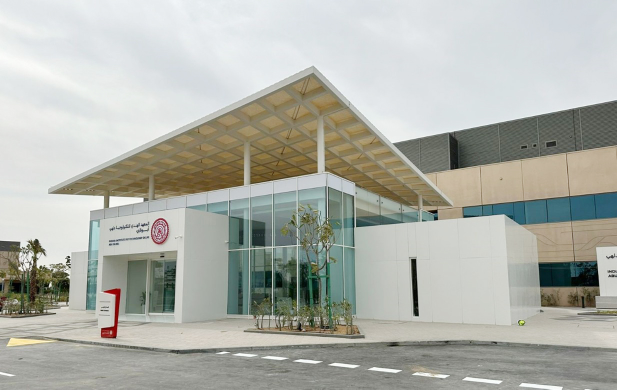
#> input picture image.png, 1234 x 779 px (shown at 1/2 size)
$ python -i preprocess.py   (imports and definitions only)
#> lines starting #> are read from the running program, lines starting #| are printed output that depends on the picture; after the words box and inside, x2 and y2 are one past the last pixel; in counts of white or black regions, pixels touching at a corner belong together
"""Image loading and edge detection for the ArtBot pipeline."""

import cv2
import numpy as np


def load_image(path: str) -> np.ndarray:
    """Load an image file and convert to grayscale."""
    img = cv2.imread(path)
    if img is None:
        raise FileNotFoundError(f"Could not load image: {path}")
    return cv2.cvtColor(img, cv2.COLOR_BGR2GRAY)


def detect_edges(
    gray: np.ndarray,
    mode: str = "auto",
    config: dict = None,
) -> np.ndarray:
    """
    Convert a grayscale image to a binary edge map.

    Modes
    -----
    auto   – heuristic pick between sketch and photo
    sketch – simple threshold (clean line art / ink drawings)
    photo  – XDoG sketch-style extraction (best for plotter output)
    """
    if config is None:
        config = {}

    proc = config.get("processing", {})

    if mode == "auto":
        mode = _detect_image_type(gray)
        print(f"       Auto-detected mode: {mode}")

    if mode == "sketch":
        binary = _process_sketch(gray, proc)
    else:
        binary = _process_photo(gray, proc)

    return binary


# ── Sketch mode ─────────────────────────────────────────────

def _process_sketch(gray: np.ndarray, proc: dict) -> np.ndarray:
    """Simple threshold for clean line art."""
    thresh_val = proc.get("threshold", 128)
    _, binary = cv2.threshold(gray, thresh_val, 255, cv2.THRESH_BINARY_INV)
    return binary


# ── Photo mode ──────────────────────────────────────────────

def _process_photo(gray: np.ndarray, proc: dict) -> np.ndarray:
    """
    Multi-stage pipeline for converting photographs to clean outlines.

    1. Downscale (reduces noise / fine texture dramatically)
    2. CLAHE contrast enhancement
    3. XDoG (Extended Difference of Gaussians) for sketch-like lines
    4. Morphological cleanup
    """
    # --- 0. Downscale to remove fine detail ---
    scale_factor = proc.get("downscale_factor", 0.5)
    h, w = gray.shape[:2]
    if scale_factor < 1.0:
        small = cv2.resize(
            gray, None, fx=scale_factor, fy=scale_factor,
            interpolation=cv2.INTER_AREA,
        )
    else:
        small = gray.copy()

    # --- 1. CLAHE contrast enhancement ---
    clahe_clip = proc.get("clahe_clip", 2.5)
    clahe_grid = proc.get("clahe_grid", 8)
    clahe = cv2.createCLAHE(
        clipLimit=clahe_clip,
        tileGridSize=(clahe_grid, clahe_grid),
    )
    enhanced = clahe.apply(small)

    # --- 2. XDoG for sketch-like line extraction ---
    binary = _xdog(
        enhanced,
        sigma=proc.get("xdog_sigma", 0.5),
        k=proc.get("xdog_k", 200),
        p=proc.get("xdog_p", 0.98),
        epsilon=proc.get("xdog_epsilon", -0.1),
        phi=proc.get("xdog_phi", 10.0),
    )

    # --- 3. Morphological cleanup ---
    close_k = proc.get("morph_close_kernel", 2)
    if close_k > 0:
        kernel = cv2.getStructuringElement(
            cv2.MORPH_RECT, (close_k, close_k),
        )
        binary = cv2.morphologyEx(binary, cv2.MORPH_CLOSE, kernel)

    # --- 4. Remove tiny noise blobs ---
    min_blob = proc.get("min_blob_area", 100)
    if min_blob > 0:
        binary = _remove_small_blobs(binary, min_blob)

    # --- 5. Scale back up to original size ---
    if scale_factor < 1.0:
        binary = cv2.resize(
            binary, (w, h), interpolation=cv2.INTER_NEAREST,
        )

    return binary


def _xdog(
    gray: np.ndarray,
    sigma: float = 0.5,
    k: float = 200,
    p: float = 0.98,
    epsilon: float = -0.1,
    phi: float = 10.0,
) -> np.ndarray:
    """
    Extended Difference of Gaussians (XDoG).

    Produces sketch-like line art from a grayscale image.
    Much better than Canny for plotter output because it captures
    structural edges and ignores fine texture.

    Parameters
    ----------
    sigma    : base Gaussian sigma (controls edge scale)
    k        : ratio between the two Gaussian sigmas (large = coarser)
    p        : blend factor (controls how much the wider blur subtracts)
    epsilon  : threshold for the soft step function
    phi      : sharpness of the soft threshold (higher = crisper lines)
    """
    img = gray.astype(np.float64) / 255.0

    # Two Gaussian blurs at different scales
    g1 = cv2.GaussianBlur(img, (0, 0), sigma)
    g2 = cv2.GaussianBlur(img, (0, 0), sigma * k)

    # DoG with asymmetric blend
    diff = g1 - p * g2

    # Soft threshold: produces clean black lines on white
    result = np.where(
        diff >= epsilon,
        1.0,
        1.0 + np.tanh(phi * (diff - epsilon)),
    )

    # Convert to binary (white edges on black background)
    result = (np.clip(result, 0, 1) * 255).astype(np.uint8)
    _, binary = cv2.threshold(result, 240, 255, cv2.THRESH_BINARY_INV)

    return binary


def _remove_small_blobs(binary: np.ndarray, min_area: int) -> np.ndarray:
    """Remove connected components smaller than min_area pixels."""
    n_labels, labels, stats, _ = cv2.connectedComponentsWithStats(
        binary, connectivity=8,
    )
    cleaned = np.zeros_like(binary)
    for i in range(1, n_labels):  # skip background (label 0)
        if stats[i, cv2.CC_STAT_AREA] >= min_area:
            cleaned[labels == i] = 255
    return cleaned


# ── Auto-detection ──────────────────────────────────────────

def _detect_image_type(gray: np.ndarray) -> str:
    """
    Heuristic: if 85%+ of pixels are near-white or near-black,
    it's likely a sketch/line-art image.
    """
    hist = cv2.calcHist([gray], [0], None, [256], [0, 256]).flatten()
    total = hist.sum()
    extreme = hist[:50].sum() + hist[200:].sum()
    ratio = extreme / total
    return "sketch" if ratio > 0.85 else "photo"

>>> import cv2
>>> picture = cv2.imread('../../image.png', cv2.IMREAD_GRAYSCALE)
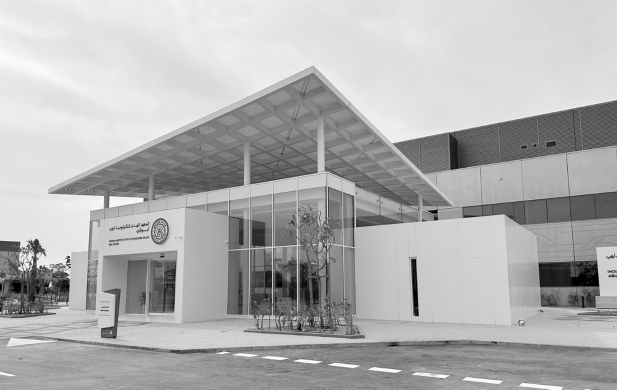
#> picture: shape (779, 1234) (shown at 1/2 size); min 0, max 255, mean 175.9
>>> result = detect_edges(picture)
#> in _detect_image_type, `hist = cv2.calcHist([gray], [0], None, [256], [0, 256]).flatten()`: hist = 256 values, max 26860 at index 224, min 0 at index 10, mean 3755
#> in _detect_image_type, `total = hist.sum()`: total = 961286
#> in _detect_image_type, `extreme = hist[:50].sum() + hist[200:].sum()`: extreme = 445112
#> in _detect_image_type, `ratio = extreme / total`: ratio = 0.463
#> in detect_edges, `mode = _detect_image_type(gray)`: mode = 'photo'
#|        Auto-detected mode: photo
#> in _xdog, `g2 = cv2.GaussianBlur(img, (0, 0), sigma * k)`:
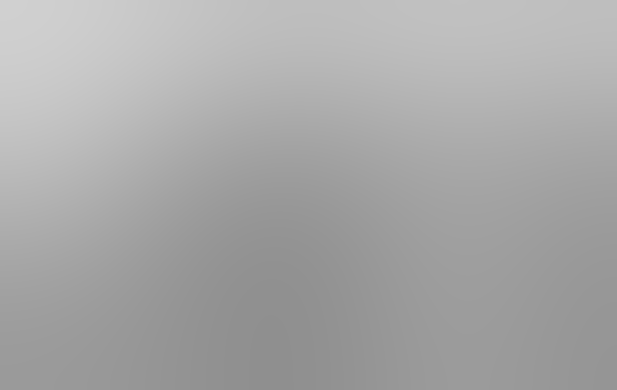
#> g2: shape (390, 617) float64; min 0.563, max 0.817, mean 0.66
#> in _xdog, `diff = g1 - p * g2`:
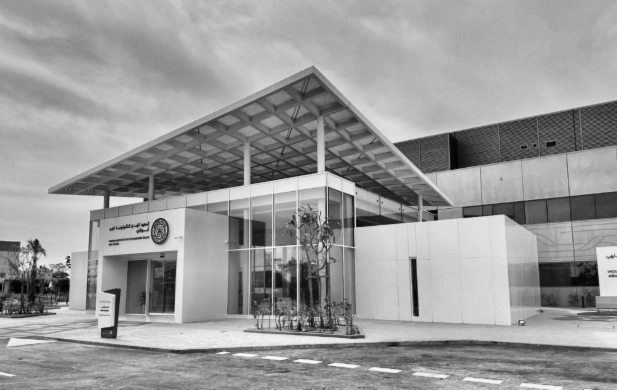
#> diff: shape (390, 617) float64; min -0.617, max 0.433, mean 0.0134; drawn with min black and max white
#> in _xdog, `result = np.where( diff >= epsilon, 1.0, 1.0 + np.tanh(phi * (diff - e..`:
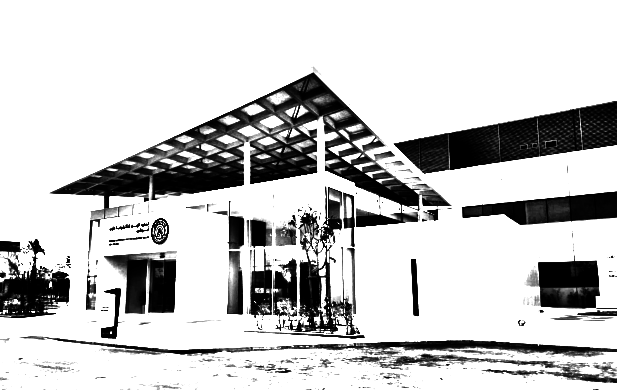
#> result: shape (390, 617) float64; min 6.43e-05, max 1, mean 0.791
#> in _xdog, `_, binary = cv2.threshold(result, 240, 255, cv2.THRESH_BINARY_INV)`:
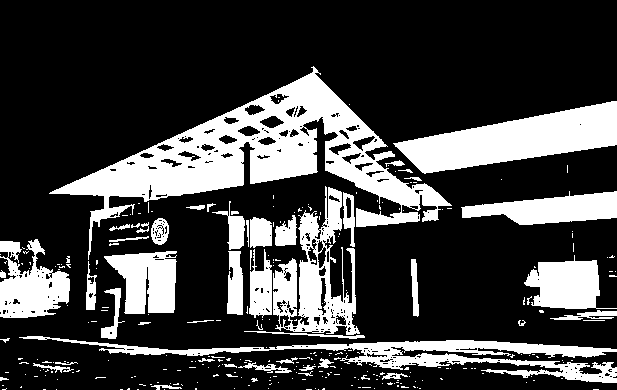
#> binary: shape (390, 617); 25.7% white; 291 white regions (237 under 20 px), largest, box (x1, y1, x2, y2) and area: (49, 66, 452, 260) 20093, (393, 101, 617, 174) 8381, (19, 336, 617, 383) 6667
#> in _process_photo, `binary = cv2.morphologyEx(binary, cv2.MORPH_CLOSE, kernel)`: binary: shape (390, 617); 26.3% white; 183 white regions (149 under 20 px), largest, box (x1, y1, x2, y2) and area: (50, 67, 453, 340) 30622, (394, 102, 617, 175) 8338, (20, 337, 617, 384) 7096
#> in _remove_small_blobs, `n_labels, labels, stats, _ = cv2.connectedComponentsWithStats( binary,..`:
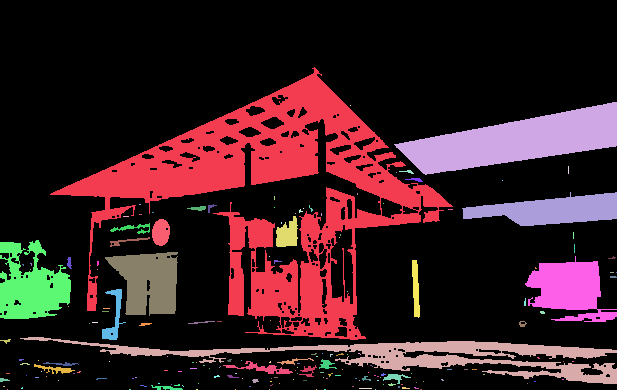
#> labels: shape (390, 617) int32; 184 distinct labels, from 0 to 183; one colour per label, 0 black
#> in _remove_small_blobs, `n_labels, labels, stats, _ = cv2.connectedComponentsWithStats( binary,..`: n_labels = 184; stats = 184 rows, first 6: [0, 0, 617, 390, 177341], [50, 67, 403, 273, 30622], [394, 102, 223, 73, 8338], [350, 105, 1, 1, 1], [568, 166, 1, 8, 8], [399, 170, 15, 4, 25]
#> after the loop in _remove_small_blobs, `for i in range(1, n_labels):`:
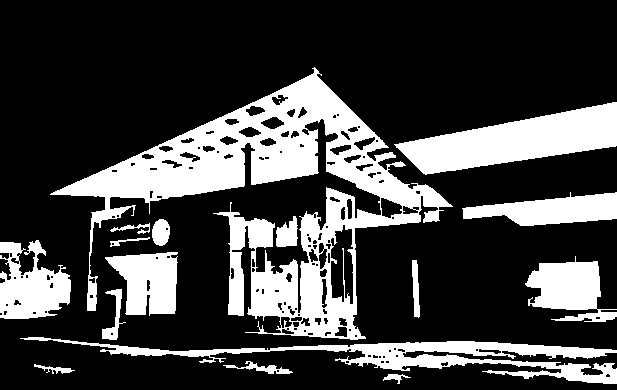
#> cleaned: shape (390, 617); 25.8% white; 16 white regions, largest, box (x1, y1, x2, y2) and area: (50, 67, 453, 340) 30622, (394, 102, 617, 175) 8338, (20, 337, 617, 384) 7096
#> in _process_photo, `binary = cv2.resize( binary, (w, h), interpolation=cv2.INTER_NEAREST, )`: binary: shape (779, 1234); 25.8% white; 16 white regions, largest, box (x1, y1, x2, y2) and area: (100, 134, 906, 680) 122488, (788, 204, 1234, 350) 33352, (40, 674, 1234, 768) 28384
